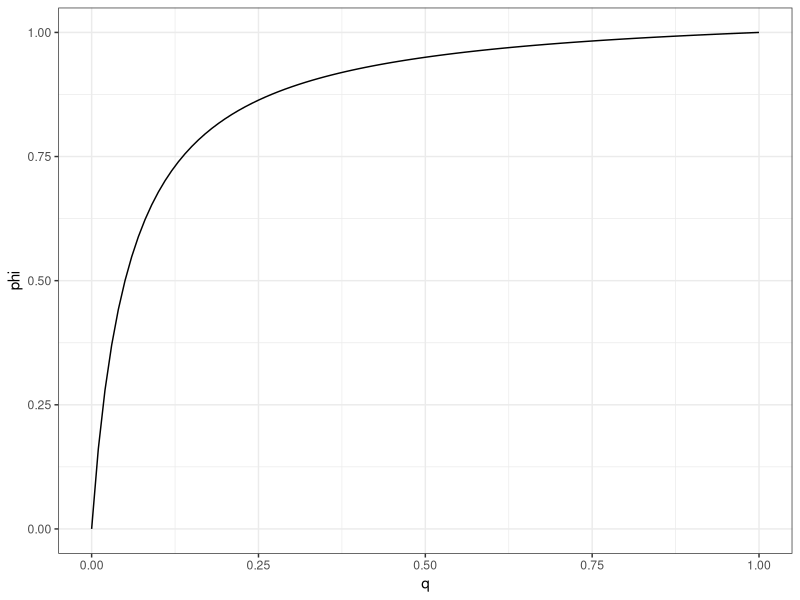
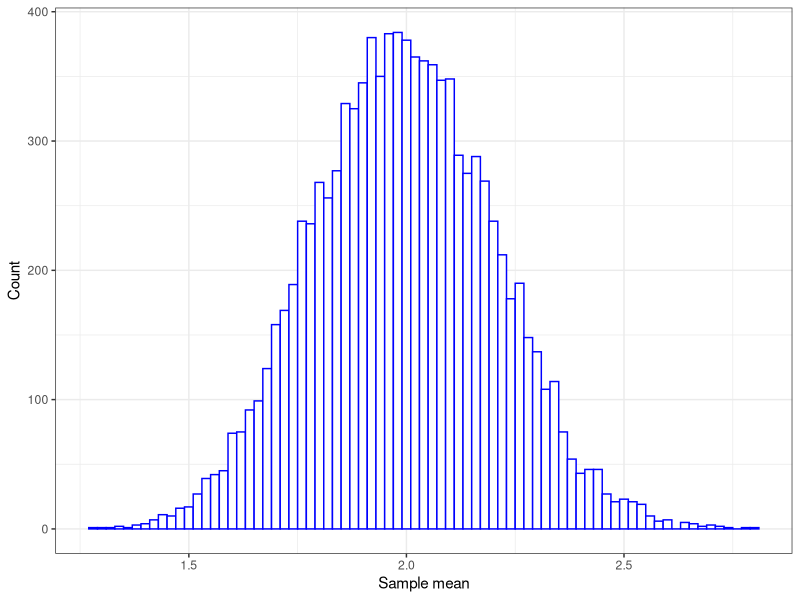
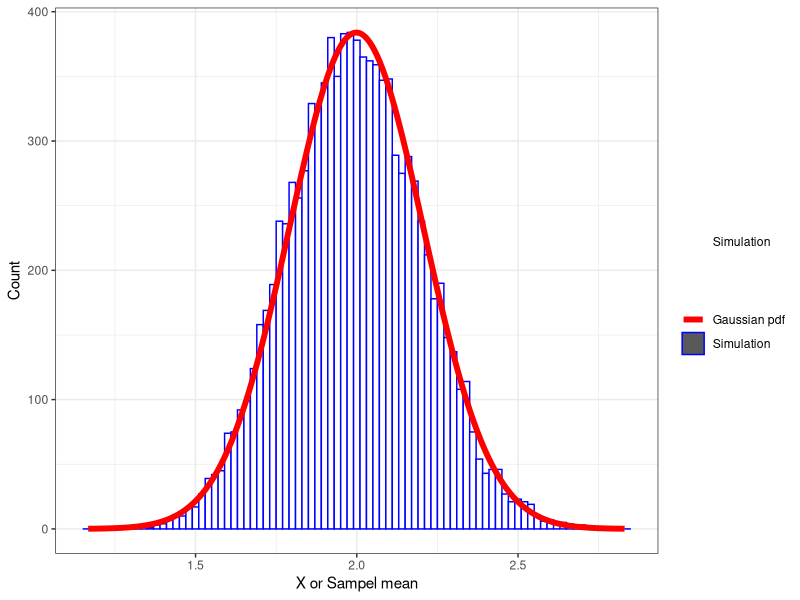
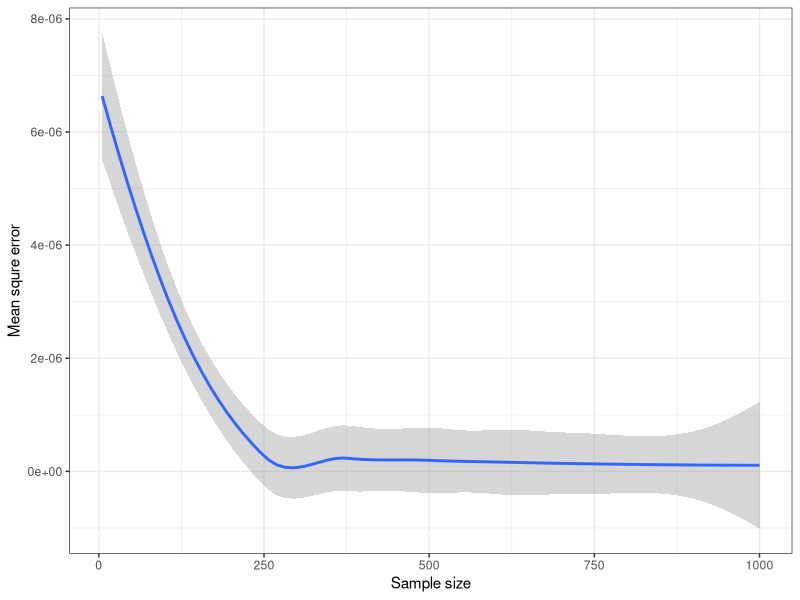

The R script that drew these images, in order:
## ---- chunk 1
# Load package
library(tidyverse)
## ---- chunk 2
c_prob_person_given_alarm <- function(p0, p1, q) {
  return ((p1*q)/(p1*q+p0*(1-q)))
}
## ---- chunk 3
p0 <- 0.05
p1 <- 0.95
q <- 0.1
phi <- c_prob_person_given_alarm(p0, p1, q)
phi
## ---- chunk 4
# q sequence from 0 to 1 with step 0.01.
q_sequence <- seq(0, 1, 0.01)
# Implement each q to the function to get the conditional probability.
phi_sequence <- map_dbl(q_sequence, ~c_prob_person_given_alarm(p0, p1, .x)) 
# Draw the plot
ggplot(data=data.frame(q=q_sequence, phi=phi_sequence)) + geom_line(aes(x=q, y=phi)) + theme_bw()
## ---- chunk 5
sample_X_0125 <- function(alpha, beta, gamma, n) {
  sample_X<-data.frame(U=runif(n))%>%
    mutate(X=case_when(
    # from 0 to 1, then X=1
    (0<=U)&(U<alpha)~1,
    # from alpha to alpha+beta, then X=2
    (alpha<=U)&(U<alpha+beta)~2,
    # from alpha_beta to alpha+beta+gamma, then X=5
    (alpha+beta<=U)&(U<alpha+beta+gamma)~5,
    # otherwise, X=0
    (alpha+beta+gamma<=U)&(U<=1)~0))%>%
      pull(X)
  return (sample_X)
}
## ---- chunk 6
# For replicability, we set the random seed to 0.
set.seed(0)
alpha <- 0.1
beta <- 0.2
gamma <- 0.3
n <- 100000

sample_X <- sample_X_0125(alpha, beta, gamma, n)

cat("X_bar:", mean(sample_X), "\n")
cat("Sample variance:", var(sample_X))
## ---- chunk 7
# For replicability, we set the random seed to 0.
set.seed(0)
num_trials <- 10000
sample_size<- 100
alpha <- 0.1
beta <- 0.2
gamma <- 0.3

simulation_df <- crossing(trial=seq(num_trials), sample_size=sample_size) %>% # Generate 10000 trials with 100 sample size.
  # Generate sample.
  mutate(sample_X=pmap(.l=list(trial, sample_size), .f=~sample_X_0125(alpha, beta, gamma, .y))) %>%
  # Get the average mean of each sample
  mutate(sample_mean=map_dbl(.x=sample_X, .f=mean)) 

sample_means <- simulation_df %>% pull(sample_mean)
## ---- chunk 8
# Draw a histogram plot
ggplot(data=data.frame(sample_means=sample_means), aes(sample_means)) +
  geom_histogram(binwidth = 0.02, color="blue", fill="white") +
  labs(x="Sample mean", y="Count") +
  theme_bw()
## ---- chunk 9
X_bar_expectation <- mean(sample_means) %>% round(4) # using round to get 4 decimal places
X_bar_variance <- var(sample_means) %>% round(4)

cat("The expectation of X_bar is", X_bar_expectation, "\n")
cat("The variance of X_bar is", X_bar_variance)
## ---- chunk 10
mu <- X_bar_expectation
sigma <- sqrt(X_bar_variance)
x <- seq(mu-4*sigma, mu+4*sigma, 0.0001) # Set x-values range

norm_df <- data.frame(x=x, pdf=dnorm(x, mean=mu, sd=sigma))

colors <- c("Gaussian pdf"="red", "Simulation"="blue")
fills <- c("Gaussian pdf"="white", "Simulation"="white")

ggplot() +
  # Draw the histogram plot
  geom_histogram(data=data.frame(sample_means=sample_means), aes(x=sample_means, color="Simulation", fill="Simulation"), binwidth = 0.02) +
  # Draw the curve plot
  geom_line(data=norm_df, aes(x=x, y=pdf*200, color="Gaussian pdf"), size=2) +
  scale_color_manual(name="", values = colors) +
  scale_fill_manual(name= "", values = fills) +
  labs(x="X or Sampel mean", y="Count") +
  theme_bw()
## ---- chunk 11
# For replicability, we set the random seed to 0.
set.seed(0)
lambda_0 <- 0.01
num_trials <- 100
min_sample_size <- 5
max_sample_size <- 1000
sample_size_inc <- 5

simulation_exponential <- crossing(trials=seq(num_trials), sample_size=seq(min_sample_size, max_sample_size, sample_size_inc)) %>% # Generate 100 trials with various sample sizes.
  mutate(sample_x=pmap(.l=list(trials, sample_size), .f=~rexp(.y, rate=lambda_0))) %>% # Generate values randomly using the exponential distribution.
  mutate(lambda_mle=map_dbl(.x=sample_x, ~1/mean(.x))) %>% # Get the average mean of each sample size.
  group_by(sample_size) %>%
  summarise(msq_error=mean((lambda_mle-lambda_0)^2)) # Get he mean squre error of each sample size group.

# Draw a plot for mean square error of estimator lambda_0 
ggplot(data=simulation_exponential, aes(x=sample_size, y=msq_error)) +
  geom_smooth() +
  theme_bw() +
  labs(x="Sample size", y="Mean squre error")
## ---- chunk 12
# Load data
birds_data <- read.csv("bird_data_EMATM0061.csv") 
# Get the sequence difference of time by using lead
birds_data <- birds_data %>% mutate(time_diffs=lead(Time)-Time)

time_diffs <- birds_data %>% pull(time_diffs)
lambda_mle <- 1/mean(time_diffs, na.rm=TRUE)
cat("The maximum likelihood estimate for lambda is lambda_0:", lambda_mle)
## ---- chunk 13
confidence_level <- 0.95
alpha <- 1-confidence_level
z_alpha<-qnorm(1-alpha/2) # Quantile function of standard norm distribution.
sample_mn <- mean(time_diffs, na.rm=TRUE)
n <- length(time_diffs)-1 # Eliminate the last NA value.

ci_l<-(1/sample_mn)*(1-z_alpha/sqrt(n)) # Lower limit of confidence interval.
ci_u<-(1/sample_mn)*(1+z_alpha/sqrt(n)) # Upper limit of confidence interval.

cat("In this case, the confidence level is (", ci_l, ",", ci_u, ").")
